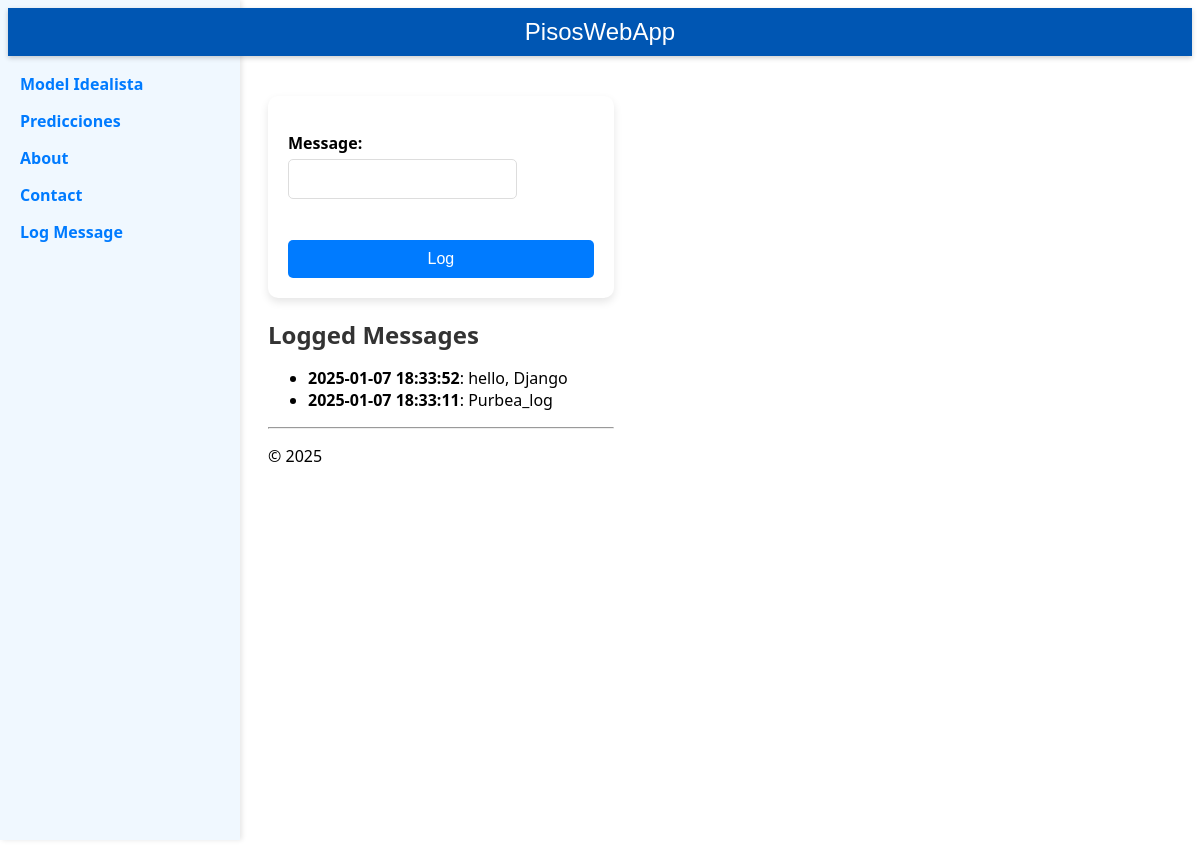
/log_message/, run on an earlier commit of the app's database.
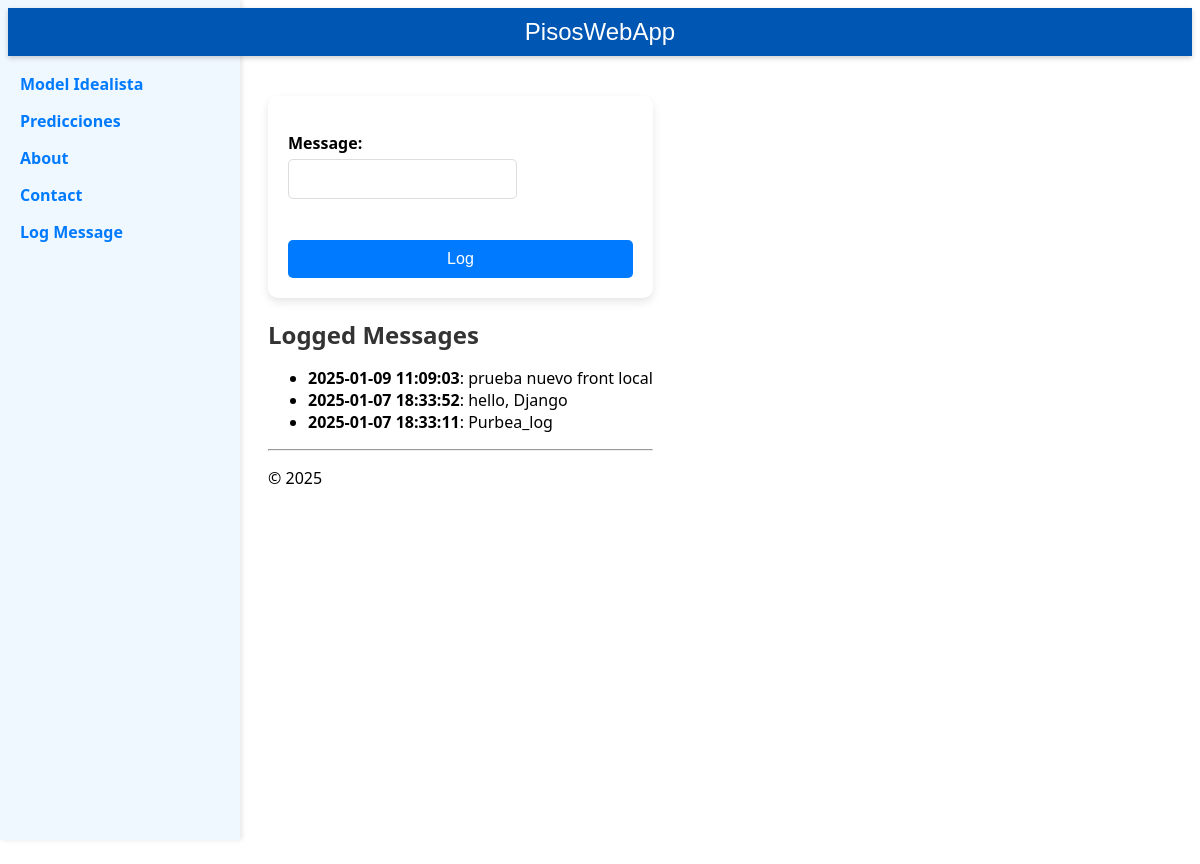
And on a later commit of the database.
### hello/models.py (models this page shows, shortened)
class LogMessage(models.Model):
    message = models.CharField(max_length=300)
    log_date = models.DateTimeField("date logged")

### hello/views.py (the view)
# urls.py: path('log_message/', views.log_message, name='log_message'),
def log_message(request):
    form = LogMessageForm(request.POST or None)
    if request.method == "POST":
        if form.is_valid():
            message = form.save(commit=False)
            message.log_date = datetime.now()
            message.save()
            return redirect("log_message")
    messages = LogMessage.objects.all().order_by("-log_date")
    return render(request, "hello/log_message.html", {"form": form, "messages": messages})

### hello/forms.py
class LogMessageForm(forms.ModelForm):
    class Meta:
        model = LogMessage
        fields = ("message",)   # NOTE: the trailing comma is required

### hello/templates/hello/log_message.html (shortened to what this page needs)
{% extends "hello/layout.html" %}
{% block content %}
    <form method="POST" class="log-form">
        {{ form.as_p }}
        <button type="submit" class="save btn btn-default">Log</button>
    </form>
    <h2>Logged Messages</h2>
    {% if messages %}
        <ul>
            {% for message in messages %}
                <li>
                    <strong>{{ message.log_date|date:"Y-m-d H:i:s" }}</strong>:
                    {{ message.message }}
                </li>
            {% endfor %}
        </ul>
    {% else %}
        <p>No hay mensajes registrados aún.</p>
    {% endif %}
{% endblock %}

What changed in the data, as far as the page shows it:
added LogMessage: log_date "2025-01-09 11:09:03", message "prueba nuevo front local"
